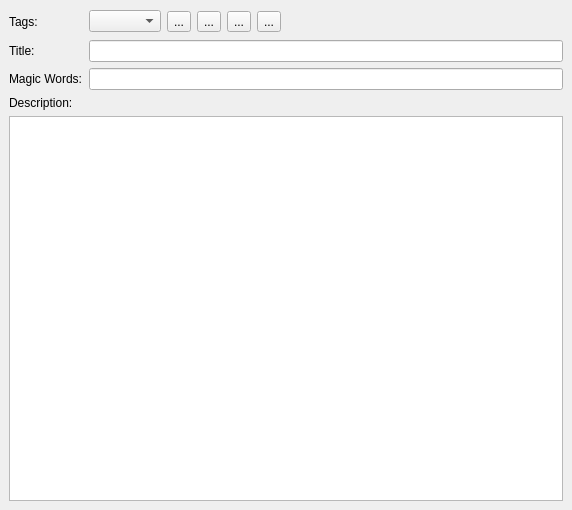
<ui version="4.0" >
 <class>Form</class>
 <widget class="QWidget" name="Form" >
  <property name="geometry" >
   <rect>
    <x>0</x>
    <y>0</y>
    <width>572</width>
    <height>510</height>
   </rect>
  </property>
  <property name="sizePolicy" >
   <sizepolicy>
    <hsizetype>7</hsizetype>
    <vsizetype>5</vsizetype>
    <horstretch>0</horstretch>
    <verstretch>0</verstretch>
   </sizepolicy>
  </property>
  <property name="windowTitle" >
   <string>Form</string>
  </property>
  <layout class="QVBoxLayout" >
   <property name="margin" >
    <number>9</number>
   </property>
   <property name="spacing" >
    <number>6</number>
   </property>
   <item>
    <layout class="QGridLayout" >
     <property name="margin" >
      <number>0</number>
     </property>
     <property name="spacing" >
      <number>6</number>
     </property>
     <item row="0" column="1" >
      <layout class="QHBoxLayout" >
       <property name="margin" >
        <number>0</number>
       </property>
       <property name="spacing" >
        <number>6</number>
       </property>
       <item>
        <widget class="QComboBox" name="list" >
         <property name="editable" >
          <bool>false</bool>
         </property>
        </widget>
       </item>
       <item>
        <widget class="QToolButton" name="new" >
         <property name="text" >
          <string comment="New Tag" >...</string>
         </property>
         <property name="icon" >
          <iconset resource="../../resources/icons.qrc" >:/icons/icons/filenew.svg</iconset>
         </property>
        </widget>
       </item>
       <item>
        <widget class="QToolButton" name="delete" >
         <property name="text" >
          <string comment="Delete Tag" >...</string>
         </property>
         <property name="icon" >
          <iconset resource="../../resources/icons.qrc" >:/icons/icons/delete.svg</iconset>
         </property>
        </widget>
       </item>
       <item>
        <widget class="QToolButton" name="rename" >
         <property name="text" >
          <string comment="Rename tag" >...</string>
         </property>
         <property name="icon" >
          <iconset resource="../../resources/icons.qrc" >:/icons/icons/edit.svg</iconset>
         </property>
        </widget>
       </item>
       <item>
        <widget class="QToolButton" name="autotag" >
         <property name="text" >
          <string>...</string>
         </property>
         <property name="icon" >
          <iconset resource="../../resources/icons.qrc" >:/icons/icons/find.svg</iconset>
         </property>
        </widget>
       </item>
       <item>
        <spacer>
         <property name="orientation" >
          <enum>Qt::Horizontal</enum>
         </property>
         <property name="sizeHint" >
          <size>
           <width>241</width>
           <height>25</height>
          </size>
         </property>
        </spacer>
       </item>
      </layout>
     </item>
     <item row="2" column="0" >
      <widget class="QLabel" name="label_2" >
       <property name="text" >
        <string>Magic Words:</string>
       </property>
      </widget>
     </item>
     <item row="1" column="0" >
      <widget class="QLabel" name="label_4" >
       <property name="text" >
        <string>Title:</string>
       </property>
      </widget>
     </item>
     <item row="0" column="0" >
      <widget class="QLabel" name="label" >
       <property name="text" >
        <string>Tags:</string>
       </property>
      </widget>
     </item>
     <item row="1" column="1" >
      <widget class="QLineEdit" name="title" />
     </item>
     <item row="2" column="1" >
      <widget class="QLineEdit" name="magicWords" />
     </item>
    </layout>
   </item>
   <item>
    <widget class="QLabel" name="label_3" >
     <property name="text" >
      <string>Description:</string>
     </property>
    </widget>
   </item>
   <item>
    <widget class="QTextEdit" name="description" >
     <property name="sizePolicy" >
      <sizepolicy>
       <hsizetype>7</hsizetype>
       <vsizetype>7</vsizetype>
       <horstretch>3</horstretch>
       <verstretch>0</verstretch>
      </sizepolicy>
     </property>
    </widget>
   </item>
   <item>
    <layout class="QHBoxLayout" >
     <property name="margin" >
      <number>0</number>
     </property>
     <property name="spacing" >
      <number>6</number>
     </property>
    </layout>
   </item>
  </layout>
 </widget>
 <resources>
  <include location="../../resources/icons.qrc" />
 </resources>
 <connections/>
</ui>
